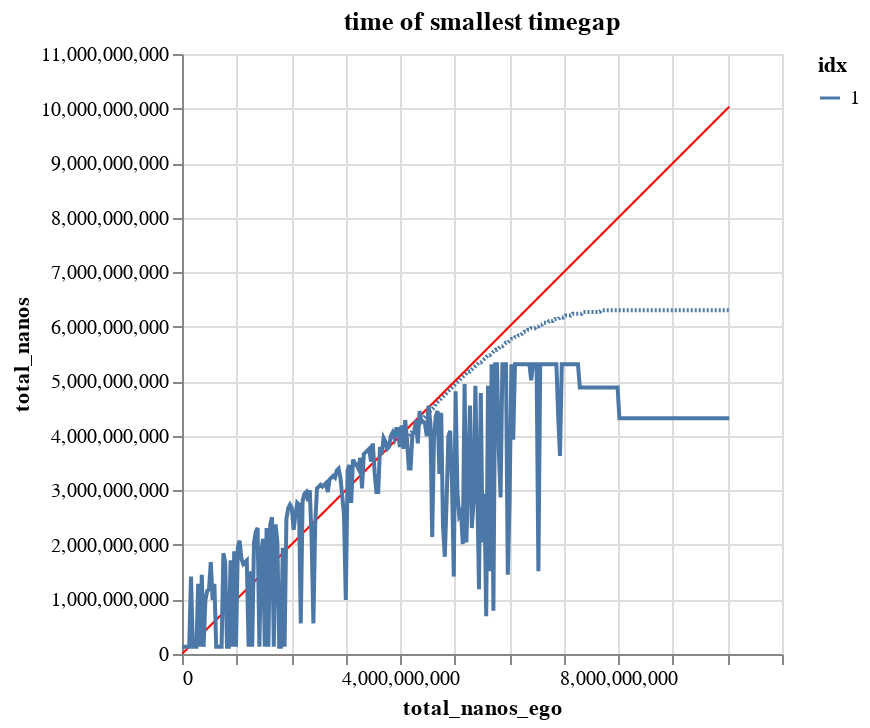

Write notebook code for a chart like this one.
### Code cell
max_nanos = np.max(metrics["p_timegaps"].select(pl.max("total_nanos_ego", "total_nanos")).to_numpy())
min_nanos = np.min(metrics["p_timegaps"].select(pl.min("total_nanos_ego", "total_nanos")).to_numpy())

(
    alt.Chart(metrics["timegaps"].select(pl.col("total_nanos_ego", "total_nanos", "idx")))
    .mark_line(strokeDash=[1, 1])
    .encode(alt.X("total_nanos_ego:Q"), alt.Y("total_nanos:Q"), color="idx:N")
    + alt.Chart()
    .mark_rule(color="red")
    .encode(x=alt.datum(min_nanos), x2=alt.datum(max_nanos), y2=alt.datum(max_nanos), y=alt.datum(min_nanos))
    + (
        alt.Chart(metrics["p_timegaps"].select(pl.col("total_nanos_ego", "total_nanos", "idx")))
        .mark_line()
        .encode(alt.X("total_nanos_ego:Q"), alt.Y("total_nanos:Q"), color="idx:N")
    )
).properties(title="time of smallest timegap").interactive()

### Figure 1 — Vega-Lite specification as saved in the notebook (floating-point values rounded to 4 significant figures; data arrays with more than 128 entries replaced by an {"elided": "..."} marker saying what was removed)
{"config": {"view": {"continuousWidth": 300, "continuousHeight": 300}}, "layer": [{"data": {"name": "data-4b6d823351af241ea75f3bce857da916"}, "mark": {"type": "line", "strokeDash": [1, 1]}, "encoding": {"color": {"field": "idx", "type": "nominal"}, "x": {"field": "total_nanos_ego", "type": "quantitative"}, "y": {"field": "total_nanos", "type": "quantitative"}}, "name": "view_2"}, {"data": {"name": "empty"}, "mark": {"type": "rule", "color": "red"}, "encoding": {"x": {"datum": 0.0}, "x2": {"datum": 10030000000.0}, "y": {"datum": 0.0}, "y2": {"datum": 10030000000.0}}}, {"data": {"name": "data-0d58f0be59c1152db1a4af8e3f8e5cd5"}, "mark": {"type": "line"}, "encoding": {"color": {"field": "idx", "type": "nominal"}, "x": {"field": "total_nanos_ego", "type": "quantitative"}, "y": {"field": "total_nanos", "type": "quantitative"}}}], "params": [{"name": "param_2", "select": {"type": "interval", "encodings": ["x", "y"]}, "bind": "scales", "views": ["view_2"]}], "title": "time of smallest timegap", "$schema": "https://vega.github.io/schema/vega-lite/v5.20.1.json", "datasets": {"data-4b6d823351af241ea75f3bce857da916": {"elided": "183 records"}, "empty": [{}], "data-0d58f0be59c1152db1a4af8e3f8e5cd5": {"elided": "305 records"}}}
